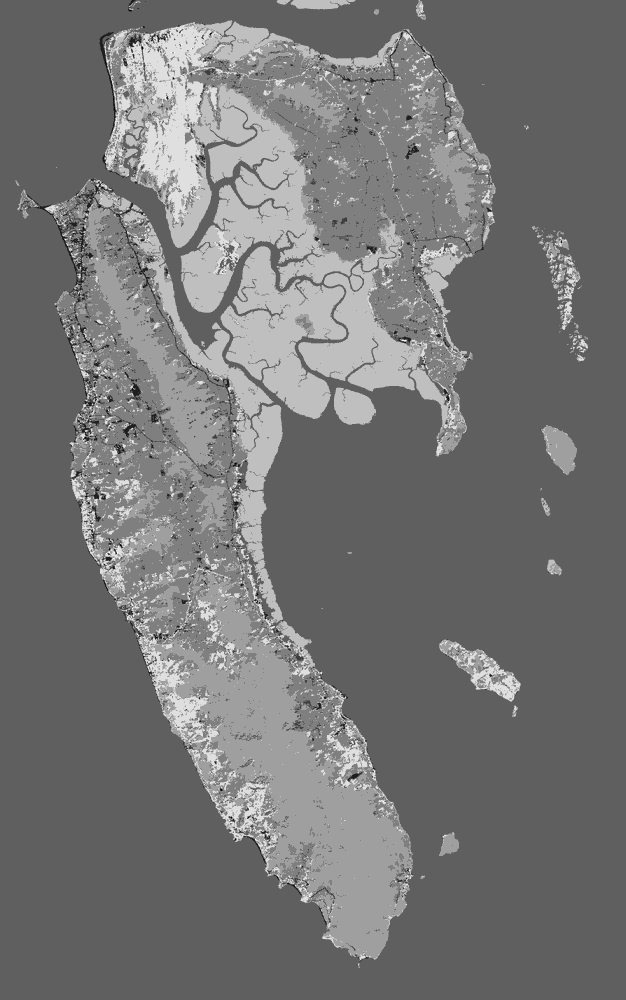
#> input picture Exercice_2_3/KoLanta_classification.tif, 626 x 1000 px, shrunk from 1610 x 2570 before the run
$ python test_amelioration.py
#> lines starting #> are read from the running program, lines starting #| are printed output that depends on the picture
from skimage import io
import numpy as np

# Lire l'image
classification = io.imread("KoLanta_classification.tif")
#> classification is the input picture: shape (1000, 626); min 0, max 8, mean 3.7
segmentation = io.imread("KoLanta_segmentation.tif")
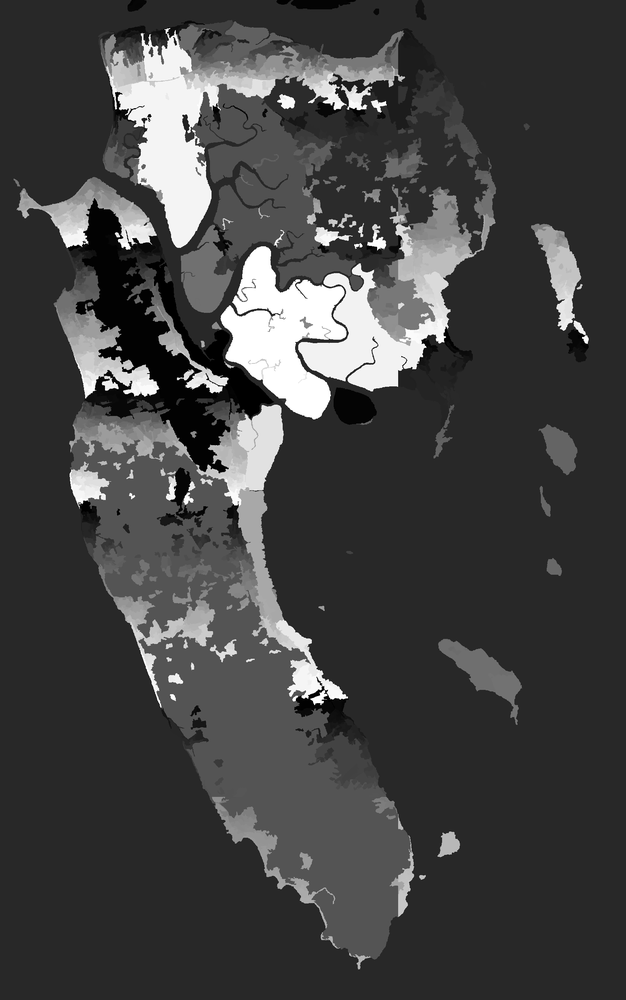
#> input picture Exercice_2_3/KoLanta_segmentation.tif, 626 x 1000 px, shrunk from 1610 x 2570 before the run
#> segmentation is the input picture: shape (1000, 626); min 0, max 255, mean 66.6

shape = classification.shape
#> shape = (1000, 626)

classes = np.unique(classification)
#> classes = [0, 1, 2, 3, 4, 5, 6, 7, 8]
segments = np.unique(segmentation)
#> segments = 256 values from 0 to 255

nbc = len(classes) # nbc = 5
#> nbc = 9
nbs = len(segments) # nbs = 668
#> nbs = 256

M = np.zeros((nbc, nbs))

# Parcourir conjointement les images de segmentation et de classification
for ligne in range(shape[0]):
    for colonne in range(shape[1]):
        classe = classification[ligne, colonne]
        segment = segmentation[ligne, colonne]

        # Récupérer l'index du segment dans la liste des segments, pour la classe pas vraiment utile
        id_classe = np.where(classes == classe)[0][0]
        id_segment = np.where(segments == segment)[0][0]
         # Incrémenter l'élément (id_classe, id_segment) de M
        M[id_classe, id_segment] += 1


# Afficher l'image
io.imshow(classification)
io.imshow(segmentation)
# io.imshow(output)
io.show()
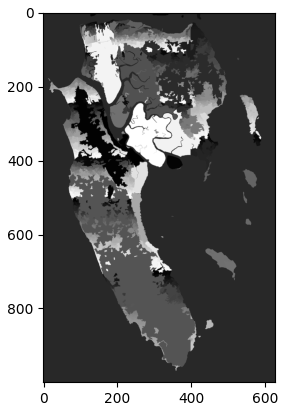
#> figure drawn by matplotlib, 1 panel
